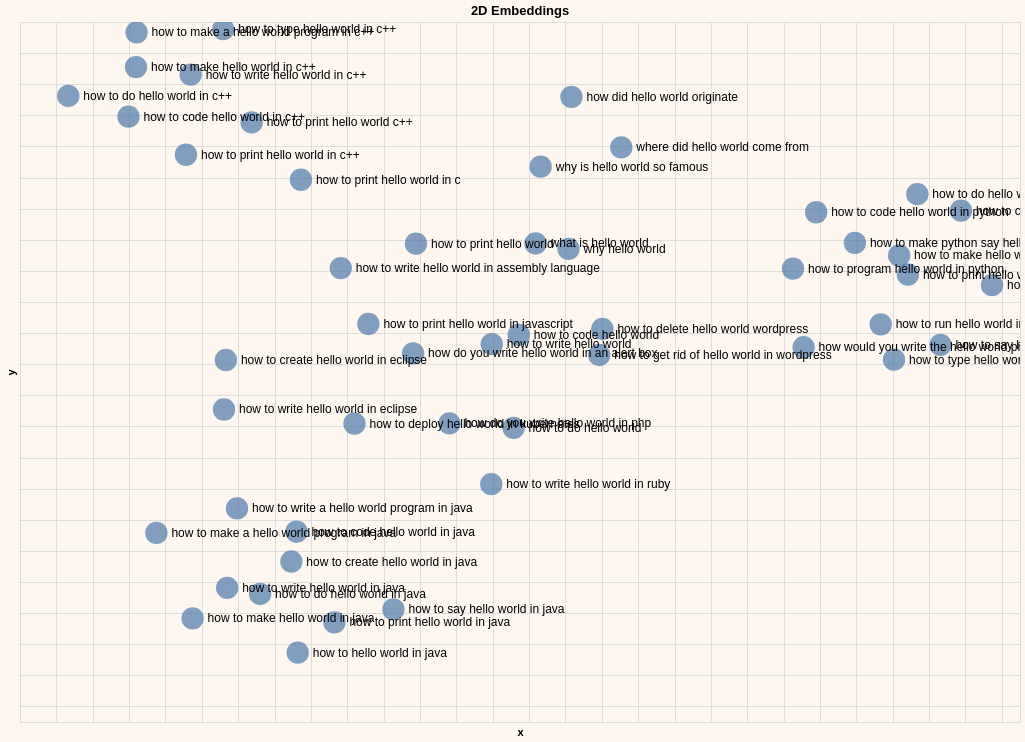

The code cell stored with this chart in its notebook:
### Code cell
# Plot the 2-dimension embeddings on a chart
chart = alt.Chart(df).mark_circle(size=500).encode(
  x=
  alt.X('x',
      scale=alt.Scale(zero=False),
      axis=alt.Axis(labels=False, ticks=False, domain=False)
  ),

  y=
  alt.Y('y',
      scale=alt.Scale(zero=False),
      axis=alt.Axis(labels=False, ticks=False, domain=False)
  ),

  tooltip=['search_term']
  )

text = chart.mark_text(align='left', dx=15, size=12, color='black'
          ).encode(text='search_term', color= alt.value('black'))

result = (chart + text).configure(background="#FDF7F0"
      ).properties(
      width=1000,
      height=700,
      title="2D Embeddings"
      )

result.interactive()

### Figure 1 — Vega-Lite specification as saved in the notebook (floating-point values rounded to 4 significant figures)
{"config": {"view": {"continuousWidth": 300, "continuousHeight": 300}, "background": "#FDF7F0"}, "layer": [{"mark": {"type": "circle", "size": 500}, "encoding": {"tooltip": [{"field": "search_term", "type": "nominal"}], "x": {"axis": {"domain": false, "labels": false, "ticks": false}, "field": "x", "scale": {"zero": false}, "type": "quantitative"}, "y": {"axis": {"domain": false, "labels": false, "ticks": false}, "field": "y", "scale": {"zero": false}, "type": "quantitative"}}, "name": "view_1"}, {"mark": {"type": "text", "align": "left", "color": "black", "dx": 15, "size": 12}, "encoding": {"color": {"value": "black"}, "text": {"field": "search_term", "type": "nominal"}, "tooltip": [{"field": "search_term", "type": "nominal"}], "x": {"axis": {"domain": false, "labels": false, "ticks": false}, "field": "x", "scale": {"zero": false}, "type": "quantitative"}, "y": {"axis": {"domain": false, "labels": false, "ticks": false}, "field": "y", "scale": {"zero": false}, "type": "quantitative"}}}], "data": {"name": "data-4f9ad21748139db96de82ce3f130a5a9"}, "height": 700, "params": [{"name": "param_1", "select": {"type": "interval", "encodings": ["x", "y"]}, "bind": "scales", "views": ["view_1"]}], "title": "2D Embeddings", "width": 1000, "$schema": "https://vega.github.io/schema/vega-lite/v5.20.1.json", "datasets": {"data-4f9ad21748139db96de82ce3f130a5a9": [{"search_term": "how to print hello world in python", "x": 9.883, "y": -4.623}, {"search_term": "what is hello world", "x": 7.836, "y": -4.424}, {"search_term": "how do you write hello world in an alert box", "x": 7.162, "y": -5.13}, {"search_term": "how to print hello world in java", "x": 6.729, "y": -6.86}, {"search_term": "how to write hello world in eclipse", "x": 6.122, "y": -5.491}, {"search_term": "how to write hello world in ruby", "x": 7.592, "y": -5.971}, {"search_term": "how to write hello world in java", "x": 6.14, "y": -6.637}, {"search_term": "why is hello world so famous", "x": 7.863, "y": -3.93}, {"search_term": "how to say hello world in python", "x": 10.06, "y": -5.075}, {"search_term": "how to write hello world in c++", "x": 5.939, "y": -3.338}, {"search_term": "how to write hello world in python", "x": 10.35, "y": -4.692}, {"search_term": "how would you write the hello world program in python", "x": 9.31, "y": -5.091}, {"search_term": "where did hello world come from", "x": 8.307, "y": -3.806}, {"search_term": "how did hello world originate", "x": 8.033, "y": -3.482}, {"search_term": "how do you write hello world in php", "x": 7.362, "y": -5.58}, {"search_term": "how to code hello world in c++", "x": 5.597, "y": -3.608}, {"search_term": "how to deploy hello world in kubernetes", "x": 6.84, "y": -5.582}, {"search_term": "how to get rid of hello world in wordpress", "x": 8.186, "y": -5.141}, {"search_term": "how to print hello world in c", "x": 6.545, "y": -4.014}, {"search_term": "how to print hello world in c++", "x": 5.913, "y": -3.854}, {"search_term": "how to print hello world in javascript", "x": 6.916, "y": -4.941}, {"search_term": "how to program hello world in python", "x": 9.251, "y": -4.586}, {"search_term": "how to run hello world in python", "x": 9.734, "y": -4.944}, {"search_term": "how to say hello world in java", "x": 7.054, "y": -6.776}, {"search_term": "how to type hello world in c++", "x": 6.118, "y": -3.046}, {"search_term": "how to type hello world in python", "x": 9.807, "y": -5.17}, {"search_term": "how to write a hello world program in java", "x": 6.194, "y": -6.127}, {"search_term": "how to write hello world", "x": 7.595, "y": -5.071}, {"search_term": "how to write hello world in assembly language", "x": 6.764, "y": -4.582}, {"search_term": "why hello world", "x": 8.017, "y": -4.458}, {"search_term": "how to code hello world", "x": 7.743, "y": -5.012}, {"search_term": "how to code hello world in java", "x": 6.521, "y": -6.277}, {"search_term": "how to code hello world in python", "x": 9.379, "y": -4.223}, {"search_term": "how to create hello world in eclipse", "x": 6.133, "y": -5.173}, {"search_term": "how to create hello world in java", "x": 6.493, "y": -6.469}, {"search_term": "how to create hello world in python", "x": 10.18, "y": -4.213}, {"search_term": "how to delete hello world wordpress", "x": 8.203, "y": -4.973}, {"search_term": "how to do hello world", "x": 7.715, "y": -5.609}, {"search_term": "how to do hello world in c++", "x": 5.266, "y": -3.475}, {"search_term": "how to do hello world in java", "x": 6.321, "y": -6.677}, {"search_term": "how to do hello world in python", "x": 9.935, "y": -4.107}, {"search_term": "how to hello world in java", "x": 6.528, "y": -7.054}, {"search_term": "how to make a hello world program in c++", "x": 5.641, "y": -3.067}, {"search_term": "how to make a hello world program in java", "x": 5.75, "y": -6.285}, {"search_term": "how to make hello world in c++", "x": 5.638, "y": -3.29}, {"search_term": "how to make hello world in java", "x": 5.949, "y": -6.833}, {"search_term": "how to make hello world in python", "x": 9.835, "y": -4.501}, {"search_term": "how to make python say hello world", "x": 9.592, "y": -4.42}, {"search_term": "how to print hello world", "x": 7.178, "y": -4.425}, {"search_term": "how to print hello world c++", "x": 6.274, "y": -3.645}]}}
